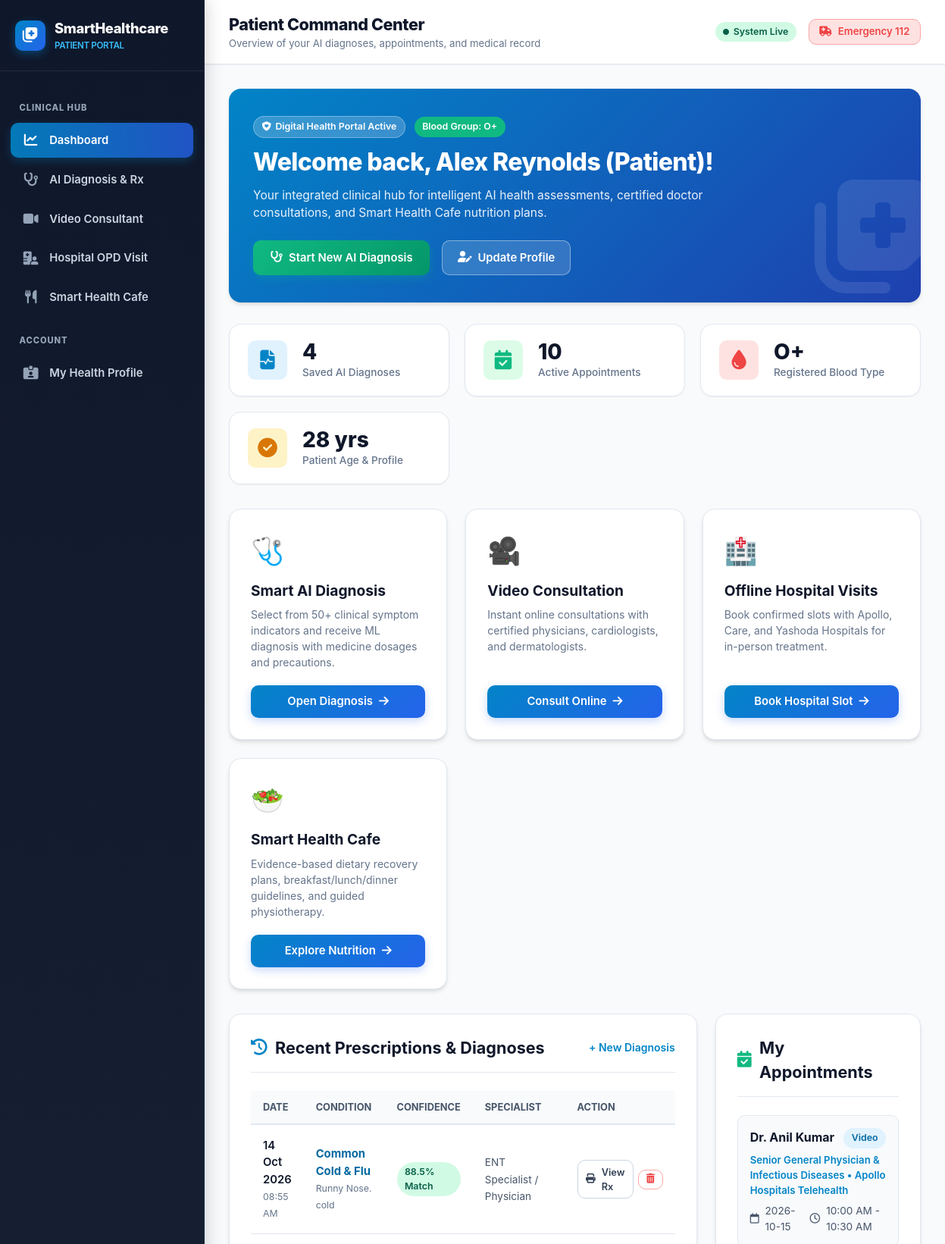
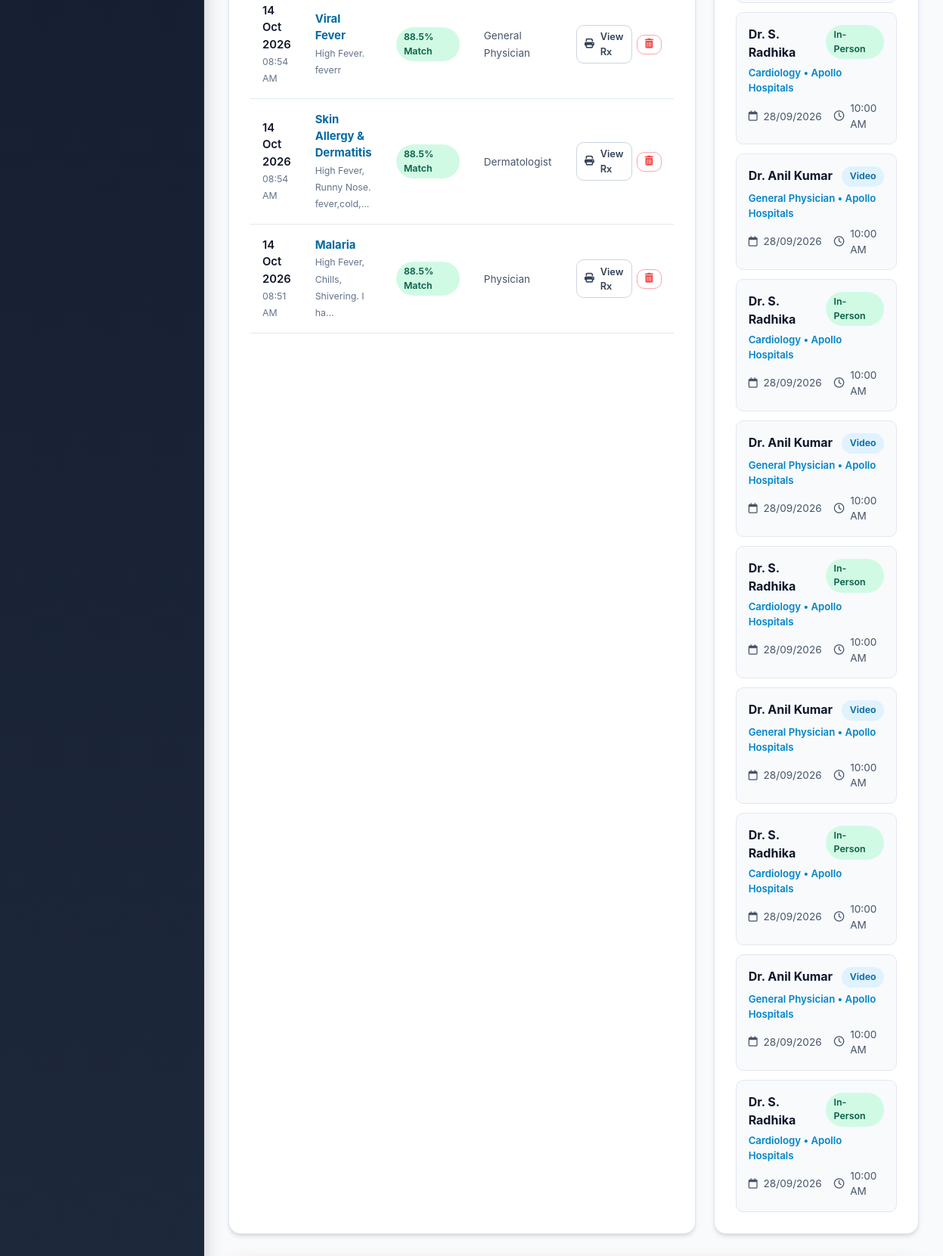
/dashboard (signed in, upper part), run on the app's committed database (2 pictures, top to bottom).
### models_db.py (models this page shows, shortened)
class User(db.Model):
    __tablename__ = 'users'
    id = db.Column(db.Integer, primary_key=True)
    email = db.Column(db.String(120), unique=True, nullable=False, index=True)
    password_hash = db.Column(db.String(256), nullable=False)
    role = db.Column(db.String(20), default="patient")  # 'patient' or 'admin'
    full_name = db.Column(db.String(100), default="Patient")
    phone = db.Column(db.String(25), default="")
    age = db.Column(db.Integer, default=28)
    gender = db.Column(db.String(20), default="Not specified")
    blood_group = db.Column(db.String(10), default="O+")
    address = db.Column(db.Text, default="")
    emergency_contact = db.Column(db.String(100), default="")
    medical_history = db.Column(db.Text, default="No known chronic allergies")
    specialization = db.Column(db.String(120), default="")
    hospital = db.Column(db.String(150), default="")
    qualifications = db.Column(db.String(150), default="")
    consultation_fee = db.Column(db.String(50), default="")
    created_at = db.Column(db.DateTime, default=datetime.utcnow)
    last_login = db.Column(db.DateTime, default=datetime.utcnow)
    prescriptions = db.relationship('PrescriptionRecord', backref='user', lazy='dynamic', cascade='all, delete-orphan')
    appointments = db.relationship('Appointment', backref='user', lazy='dynamic', cascade='all, delete-orphan')
    @property
    def is_admin(self):
        return self.role == "admin"
    @property
    def is_doctor(self):
        return self.role == "doctor"

class PrescriptionRecord(db.Model):
    __tablename__ = 'prescriptions'
    id = db.Column(db.Integer, primary_key=True)
    user_id = db.Column(db.Integer, db.ForeignKey('users.id'), nullable=False)
    patient_name = db.Column(db.String(100), nullable=False)
    patient_age = db.Column(db.Integer, nullable=False)
    patient_gender = db.Column(db.String(20), default="Not specified")
    patient_address = db.Column(db.String(255), default="")
    duration = db.Column(db.String(50), default="3 days")
    symptoms = db.Column(db.Text, nullable=False)
    diagnosed_disease = db.Column(db.String(120), nullable=False)
    confidence_score = db.Column(db.Float, default=95.0)
    specialist = db.Column(db.String(100), default="General Physician")
    severity = db.Column(db.String(50), default="Moderate")
    medicines_json = db.Column(db.Text, default="[]")
    dosage_json = db.Column(db.Text, default="[]")
    timings_json = db.Column(db.Text, default="[]")
    home_remedies_json = db.Column(db.Text, default="[]")
    precautions_json = db.Column(db.Text, default="[]")
    diet_plan_json = db.Column(db.Text, default="{}")
    created_at = db.Column(db.DateTime, default=datetime.utcnow)

class Appointment(db.Model):
    __tablename__ = 'appointments'
    id = db.Column(db.Integer, primary_key=True)
    user_id = db.Column(db.Integer, db.ForeignKey('users.id'), nullable=False)
    doctor_name = db.Column(db.String(100), nullable=False)
    specialization = db.Column(db.String(100), nullable=False)
    hospital = db.Column(db.String(120), default="")
    appointment_type = db.Column(db.String(50), default="In-Person")  # 'Video' or 'In-Person'
    appointment_date = db.Column(db.String(50), nullable=False)
    time_slot = db.Column(db.String(50), nullable=False)
    doctor_phone = db.Column(db.String(50), default="")
    patient_notes = db.Column(db.Text, default="")
    status = db.Column(db.String(30), default="Confirmed")  # 'Confirmed', 'Completed', 'Cancelled'
    created_at = db.Column(db.DateTime, default=datetime.utcnow)

### app.py (the view)
@app.route('/dashboard')
@login_required
def dashboard():
    user = User.query.get(session['user_id'])
    if user.is_admin:
        return redirect(url_for('admin_dashboard'))
    if user.is_doctor:
        return redirect(url_for('doctor_dashboard'))
    prescriptions = PrescriptionRecord.query.filter_by(user_id=user.id).order_by(PrescriptionRecord.created_at.desc()).limit(10).all()
    appointments = Appointment.query.filter_by(user_id=user.id).order_by(Appointment.created_at.desc()).limit(10).all()
    return render_template('dashboard.html', prescriptions=prescriptions, appointments=appointments)

### templates/dashboard.html (shortened to what this page needs)
{% extends "base.html" %}
{% block header_title %}Patient Command Center{% endblock %}
{% block header_subtitle %}Overview of your AI diagnoses, appointments, and medical record{% endblock %}
{% block content %}
<div class="card" style="background: linear-gradient(135deg, #0284c7 0%, #1e40af 100%); color: white; border: none; padding: 2.25rem 2rem; position: relative; overflow: hidden;">
    <div style="position: absolute; right: -20px; bottom: -30px; font-size: 10rem; opacity: 0.1; color: white;">
        <i class="fa-solid fa-notes-medical"></i>
    </div>
    <div style="position: relative; z-index: 2; max-width: 700px;">
        <div style="display: flex; align-items: center; gap: 0.75rem; margin-bottom: 0.5rem;">
            <span class="badge" style="background: rgba(255, 255, 255, 0.2); color: white; border: 1px solid rgba(255, 255, 255, 0.3);">
                <i class="fa-solid fa-shield-heart"></i> Digital Health Portal Active
            </span>
            <span class="badge" style="background: #10b981; color: white;">
                Blood Group: {{ current_user.blood_group or 'O+' }}
            </span>
        </div>
        <h1 style="font-size: 2rem; font-weight: 800; letter-spacing: -0.02em; margin-bottom: 0.5rem;">
            Welcome back, {{ current_user.full_name or 'Patient' }}!
        </h1>
        <p style="opacity: 0.9; font-size: 0.975rem; margin-bottom: 1.5rem;">
            Your integrated clinical hub for intelligent AI health assessments, certified doctor consultations, and Smart Health Cafe nutrition plans.
        </p>
        <div style="display: flex; gap: 1rem; flex-wrap: wrap;">
            <a href="{{ url_for('prescription') }}" class="btn btn-success" style="padding: 0.75rem 1.4rem;">
                <i class="fa-solid fa-stethoscope"></i> Start New AI Diagnosis
            </a>
            <a href="{{ url_for('profile') }}" class="btn btn-outline" style="background: rgba(255, 255, 255, 0.15); color: white; border-color: rgba(255, 255, 255, 0.4);">
                <i class="fa-solid fa-user-pen"></i> Update Profile
            </a>
        </div>
    </div>
</div>
<div class="stats-grid">
    <div class="stat-card">
        <div class="stat-icon" style="background: #e0f2fe; color: #0284c7;">
            <i class="fa-solid fa-file-waveform"></i>
        </div>
        <div>
            <div class="stat-val">{{ prescriptions|length }}</div>
            <div class="stat-label">Saved AI Diagnoses</div>
        </div>
    </div>
    <div class="stat-card">
        <div class="stat-icon" style="background: #dcfce7; color: #10b981;">
            <i class="fa-solid fa-calendar-check"></i>
        </div>
        <div>
            <div class="stat-val">{{ appointments|length }}</div>
            <div class="stat-label">Active Appointments</div>
        </div>
    </div>
    <div class="stat-card">
        <div class="stat-icon" style="background: #fee2e2; color: #ef4444;">
            <i class="fa-solid fa-droplet"></i>
        </div>
        <div>
            <div class="stat-val">{{ current_user.blood_group or 'O+' }}</div>
            <div class="stat-label">Registered Blood Type</div>
        </div>
    </div>
    <div class="stat-card">
        <div class="stat-icon" style="background: #fef3c7; color: #d97706;">
            <i class="fa-solid fa-circle-check"></i>
        </div>
        <div>
            <div class="stat-val">{{ current_user.age or 28 }} yrs</div>
            <div class="stat-label">Patient Age & Profile</div>
        </div>
    </div>
</div>
<div style="display: grid; grid-template-columns: repeat(auto-fit, minmax(260px, 1fr)); gap: 1.5rem; margin-bottom: 2rem;">
    <div class="card" style="display: flex; flex-direction: column; justify-content: space-between; margin-bottom: 0;">
        <div>
            <div style="font-size: 2.2rem; color: #0284c7; margin-bottom: 0.75rem;">🩺</div>
            <h3 style="font-size: 1.2rem; font-weight: 700; color: #0f172a; margin-bottom: 0.4rem;">Smart AI Diagnosis</h3>
            <p style="color: #64748b; font-size: 0.875rem; margin-bottom: 1.25rem;">
                Select from 50+ clinical symptom indicators and receive ML diagnosis with medicine dosages and precautions.
            </p>
        </div>
        <a href="{{ url_for('prescription') }}" class="btn btn-primary" style="width: 100%;">
            Open Diagnosis <i class="fa-solid fa-arrow-right"></i>
        </a>
    </div>
    <div class="card" style="display: flex; flex-direction: column; justify-content: space-between; margin-bottom: 0;">
        <div>
            <div style="font-size: 2.2rem; color: #2563eb; margin-bottom: 0.75rem;">🎥</div>
            <h3 style="font-size: 1.2rem; font-weight: 700; color: #0f172a; margin-bottom: 0.4rem;">Video Consultation</h3>
            <p style="color: #64748b; font-size: 0.875rem; margin-bottom: 1.25rem;">
                Instant online consultations with certified physicians, cardiologists, and dermatologists.
            </p>
        </div>
        <a href="{{ url_for('video_consultancy') }}" class="btn btn-primary" style="width: 100%;">
            Consult Online <i class="fa-solid fa-arrow-right"></i>
        </a>
    </div>
    <div class="card" style="display: flex; flex-direction: column; justify-content: space-between; margin-bottom: 0;">
        <div>
            <div style="font-size: 2.2rem; color: #10b981; margin-bottom: 0.75rem;">🏥</div>
            <h3 style="font-size: 1.2rem; font-weight: 700; color: #0f172a; margin-bottom: 0.4rem;">Offline Hospital Visits</h3>
            <p style="color: #64748b; font-size: 0.875rem; margin-bottom: 1.25rem;">
                Book confirmed slots with Apollo, Care, and Yashoda Hospitals for in-person treatment.
            </p>
        </div>
        <a href="{{ url_for('offline_doctor') }}" class="btn btn-primary" style="width: 100%;">
            Book Hospital Slot <i class="fa-solid fa-arrow-right"></i>
        </a>
    </div>
    <div class="card" style="display: flex; flex-direction: column; justify-content: space-between; margin-bottom: 0;">
        <div>
            <div style="font-size: 2.2rem; color: #f59e0b; margin-bottom: 0.75rem;">🥗</div>
            <h3 style="font-size: 1.2rem; font-weight: 700; color: #0f172a; margin-bottom: 0.4rem;">Smart Health Cafe</h3>
            <p style="color: #64748b; font-size: 0.875rem; margin-bottom: 1.25rem;">
                Evidence-based dietary recovery plans, breakfast/lunch/dinner guidelines, and guided physiotherapy.
            </p>
        </div>
        <a href="{{ url_for('online_treatment') }}" class="btn btn-primary" style="width: 100%;">
            Explore Nutrition <i class="fa-solid fa-arrow-right"></i>
        </a>
    </div>
</div>
<div style="display: grid; grid-template-columns: 3fr 2fr; gap: 1.5rem; margin-bottom: 2rem;">
    <div class="card" style="margin-bottom: 0;">
        <div class="card-header">
            <h3 class="card-title">
                <i class="fa-solid fa-clock-rotate-left" style="color: #0284c7;"></i> Recent Prescriptions & Diagnoses
            </h3>
            <a href="{{ url_for('prescription') }}" style="font-size: 0.875rem; font-weight: 600;">+ New Diagnosis</a>
        </div>
        {% if prescriptions %}
        <div style="overflow-x: auto;">
            <table class="rx-med-table">
                <thead>
                    <tr>
                        <th>Date</th>
                        <th>Condition</th>
                        <th>Confidence</th>
                        <th>Specialist</th>
                        <th>Action</th>
                    </tr>
                </thead>
                <tbody>
                    {% for rx in prescriptions %}
                    <tr>
                        <td>
                            <div style="font-weight: 600; color: #0f172a;">{{ rx.created_at.strftime('%d %b %Y') }}</div>
                            <small style="color: #64748b;">{{ rx.created_at.strftime('%I:%M %p') }}</small>
                        </td>
                        <td>
                            <div style="font-weight: 700; color: #0369a1;">{{ rx.diagnosed_disease }}</div>
                            <small style="color: #64748b;">{{ rx.symptoms[:35] }}{% if rx.symptoms|length > 35 %}...{% endif %}</small>
                        </td>
                        <td>
                            <span class="badge badge-success">{{ rx.confidence_score }}% Match</span>
                        </td>
                        <td>
                            <span style="font-size: 0.85rem; color: #475569;">{{ rx.specialist }}</span>
                        </td>
                        <td>
                            <div style="display: flex; gap: 0.4rem; align-items: center;">
                                <a href="{{ url_for('view_prescription', record_id=rx.id) }}" class="btn btn-outline" style="padding: 0.35rem 0.65rem; font-size: 0.8rem;">
                                    <i class="fa-solid fa-print"></i> View Rx
                                </a>
                                <form method="POST" action="{{ url_for('delete_prescription', record_id=rx.id) }}" style="display: inline;" onsubmit="return confirm('Are you sure you want to delete this diagnosis record for {{ rx.diagnosed_disease }}?');">
                                    <button type="submit" class="btn btn-outline" style="padding: 0.35rem 0.6rem; font-size: 0.8rem; color: #ef4444; border-color: #fca5a5;" title="Delete Record">
                                        <i class="fa-solid fa-trash-can"></i>
                                    </button>
                                </form>
                            </div>
                        </td>
                    </tr>
                    {% endfor %}
                </tbody>
            </table>
        </div>
        {% endif %}
    </div>
    <div class="card" style="margin-bottom: 0;">
        <div class="card-header">
            <h3 class="card-title">
                <i class="fa-solid fa-calendar-check" style="color: #10b981;"></i> My Appointments
            </h3>
        </div>
        {% if appointments %}
        <div style="display: flex; flex-direction: column; gap: 0.75rem;">
            {% for appt in appointments %}
            <div style="background: #f8fafc; border: 1px solid #e2e8f0; border-radius: 10px; padding: 1rem;">
                <div style="display: flex; justify-content: space-between; align-items: flex-start; margin-bottom: 0.4rem;">
                    <div style="font-weight: 700; color: #0f172a;">{{ appt.doctor_name }}</div>
                    <span class="badge {% if appt.appointment_type == 'Video' %}badge-primary{% else %}badge-success{% endif %}">
                        {{ appt.appointment_type }}
                    </span>
                </div>
                <div style="font-size: 0.825rem; color: #0284c7; font-weight: 600; margin-bottom: 0.4rem;">
                    {{ appt.specialization }} • {{ appt.hospital or 'Care Clinic' }}
                </div>
                <div style="font-size: 0.85rem; color: #475569; display: flex; align-items: center; gap: 0.5rem;">
                    <i class="fa-regular fa-calendar"></i> {{ appt.appointment_date }}
                    <i class="fa-regular fa-clock" style="margin-left: 0.5rem;"></i> {{ appt.time_slot }}
                </div>
            </div>
            {% endfor %}
        </div>
        {% endif %}
    </div>
</div>
{% endblock %}

### data on the page
User: blood_group "O+", full_name "Alex Reynolds (Patient)", age "28"
PrescriptionRecord: created_at "14 Oct 2026", created_at "08:55 AM", diagnosed_disease "Common Cold & Flu", symptoms "Runny Nose. cold", confidence_score "88.5", specialist "ENT Specialist / Physician"
PrescriptionRecord: created_at "14 Oct 2026", created_at "08:54 AM", diagnosed_disease "Viral Fever", symptoms "High Fever. feverr", confidence_score "88.5", specialist "General Physician"
PrescriptionRecord: created_at "14 Oct 2026", created_at "08:54 AM", diagnosed_disease "Skin Allergy & Dermatitis", symptoms "High Fever, Runny Nose. fever,cold,", confidence_score "88.5", specialist "Dermatologist"
PrescriptionRecord: created_at "14 Oct 2026", created_at "08:51 AM", diagnosed_disease "Malaria", symptoms "High Fever, Chills, Shivering. I ha", confidence_score "88.5", specialist "Physician"
Appointment: doctor_name "Dr. Anil Kumar", appointment_type "Video", specialization "Senior General Physician & Infectious Diseases", hospital "Apollo Hospitals Telehealth", appointment_date "2026-10-15", time_slot "10:00 AM - 10:30 AM"
Appointment: doctor_name "Dr. S. Radhika", appointment_type "In-Person", specialization "Cardiology", hospital "Apollo Hospitals", appointment_date "28/09/2026", time_slot "10:00 AM"
Appointment: doctor_name "Dr. Anil Kumar", appointment_type "Video", specialization "General Physician", hospital "Apollo Hospitals", appointment_date "28/09/2026", time_slot "10:00 AM"
Appointment: doctor_name "Dr. S. Radhika", appointment_type "In-Person", specialization "Cardiology", hospital "Apollo Hospitals", appointment_date "28/09/2026", time_slot "10:00 AM"
Appointment: doctor_name "Dr. Anil Kumar", appointment_type "Video", specialization "General Physician", hospital "Apollo Hospitals", appointment_date "28/09/2026", time_slot "10:00 AM"
Appointment: doctor_name "Dr. S. Radhika", appointment_type "In-Person", specialization "Cardiology", hospital "Apollo Hospitals", appointment_date "28/09/2026", time_slot "10:00 AM"
Appointment: doctor_name "Dr. Anil Kumar", appointment_type "Video", specialization "General Physician", hospital "Apollo Hospitals", appointment_date "28/09/2026", time_slot "10:00 AM"
Appointment: doctor_name "Dr. S. Radhika", appointment_type "In-Person", specialization "Cardiology", hospital "Apollo Hospitals", appointment_date "28/09/2026", time_slot "10:00 AM"
Appointment: doctor_name "Dr. Anil Kumar", appointment_type "Video", specialization "General Physician", hospital "Apollo Hospitals", appointment_date "28/09/2026", time_slot "10:00 AM"
Appointment: doctor_name "Dr. S. Radhika", appointment_type "In-Person", specialization "Cardiology", hospital "Apollo Hospitals", appointment_date "28/09/2026", time_slot "10:00 AM"

### other printed values
{{ prescriptions|length }} "4"
{{ appointments|length }} "10"
